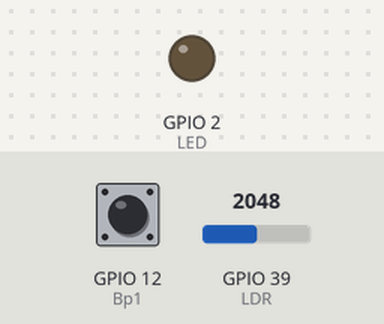
Simulated run of this program. Board: ESP32. On the bench: output pins drawn as LEDs (lit = HIGH). The test bench sets the inputs (shaded band); at power-on: GPIO 12 (Bp1) HIGH, GPIO 39 (LDR) = 2048. WiFi joins after 1.5 s; servers stay silent unless stated; uploads are accepted with an empty reply; random numbers use the default seed unless the program sets one; what the program prints to the serial monitor is not drawn.

Above: at 5.7 s.
At 10.15 s:
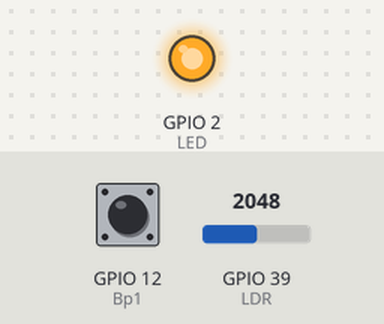
Timing chart, 0 to 14.9 s (numbered marks = the images above):
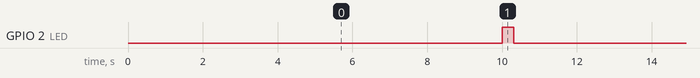

The program:

main.cpp
```cpp
#include <Arduino.h>
#include <WiFi.h>
#include <HTTPClient.h>
#include <WiFiClientSecure.h>
#define Bp1 12
#define LED 2
#define LDR 39


const char *ssid = "mohamed";
const char *password = "1234momo";
String GOOGLE_SCRIPT_ID = "AKfycbwKh5obUk1L2622iPSH8M4mQfz_9tE0aKM4vqpvIT9-MVfikzSEkGMUZBdDkQYUqELdDg";

const char * root_ca=\
"-----BEGIN CERTIFICATE-----\n" \
"MIIDdTCCAl2gAwIBAgILBAAAAAABFUtaw5QwDQYJKoZIhvcNAQEFBQAwVzELMAkG\n" \
"A1UEBhMCQkUxGTAXBgNVBAoTEEdsb2JhbFNpZ24gbnYtc2ExEDAOBgNVBAsTB1Jv\n" \
"b3QgQ0ExGzAZBgNVBAMTEkdsb2JhbFNpZ24gUm9vdCBDQTAeFw05ODA5MDExMjAw\n" \
"MDBaFw0yODAxMjgxMjAwMDBaMFcxCzAJBgNVBAYTAkJFMRkwFwYDVQQKExBHbG9i\n" \
"YWxTaWduIG52LXNhMRAwDgYDVQQLEwdSb290IENBMRswGQYDVQQDExJHbG9iYWxT\n" \
"aWduIFJvb3QgQ0EwggEiMA0GCSqGSIb3DQEBAQUAA4IBDwAwggEKAoIBAQDaDuaZ\n" \
"jc6j40+Kfvvxi4Mla+pIH/EqsLmVEQS98GPR4mdmzxzdzxtIK+6NiY6arymAZavp\n" \
"xy0Sy6scTHAHoT0KMM0VjU/43dSMUBUc71DuxC73/OlS8pF94G3VNTCOXkNz8kHp\n" \
"1Wrjsok6Vjk4bwY8iGlbKk3Fp1S4bInMm/k8yuX9ifUSPJJ4ltbcdG6TRGHRjcdG\n" \
"snUOhugZitVtbNV4FpWi6cgKOOvyJBNPc1STE4U6G7weNLWLBYy5d4ux2x8gkasJ\n" \
"U26Qzns3dLlwR5EiUWMWea6xrkEmCMgZK9FGqkjWZCrXgzT/LCrBbBlDSgeF59N8\n" \
"9iFo7+ryUp9/k5DPAgMBAAGjQjBAMA4GA1UdDwEB/wQEAwIBBjAPBgNVHRMBAf8E\n" \
"BTADAQH/MB0GA1UdDgQWBBRge2YaRQ2XyolQL30EzTSo//z9SzANBgkqhkiG9w0B\n" \
"AQUFAAOCAQEA1nPnfE920I2/7LqivjTFKDK1fPxsnCwrvQmeU79rXqoRSLblCKOz\n" \
"yj1hTdNGCbM+w6DjY1Ub8rrvrTnhQ7k4o+YviiY776BQVvnGCv04zcQLcFGUl5gE\n" \
"38NflNUVyRRBnMRddWQVDf9VMOyGj/8N7yy5Y0b2qvzfvGn9LhJIZJrglfCm7ymP\n" \
"AbEVtQwdpf5pLGkkeB6zpxxxYu7KyJesF12KwvhHhm4qxFYxldBniYUr+WymXUad\n" \
"DKqC5JlR3XC321Y9YeRq4VzW9v493kHMB65jUr9TU/Qr6cf9tveCX4XSQRjbgbME\n" \
"HMUfpIBvFSDJ3gyICh3WZlXi/EjJKSZp4A==\n" \
"-----END CERTIFICATE-----\n" ;


WiFiClientSecure client;

void setup() {
  Serial.begin(115200);
  delay(10);
  pinMode(LED,OUTPUT);
  pinMode(Bp1,INPUT_PULLUP);


  WiFi.mode(WIFI_STA);
  WiFi.begin(ssid, password);

  Serial.println("Started");
  Serial.print("Connecting");
  while (WiFi.status() != WL_CONNECTED) {
    delay(500);
    Serial.print(".");
  }
  randomSeed(analogRead(0));
  Serial.println("TP3 GoogleSheets ready...");
}
void sendData(String params) {

  HTTPClient http;
  String url="https://script.google.com/macros/s/"+GOOGLE_SCRIPT_ID+"/exec?"+params;
  Serial.println(url);
  Serial.println("Making a request");
  // Your Domain name with URL path or IP address with path
  http.begin(url, root_ca); //Specify the URL and certificate
  // Send HTTP GET request
  int httpCode = http.GET();
  if (httpCode > 0) {
    Serial.print("HTTP Response code: ");
    Serial.println(httpCode);
    String payload = http.getString();
    Serial.println(payload);
  }
  else {
    Serial.print("Error code: ");
    Serial.println(httpCode);
  }
  // Free resources
  http.end();
}

unsigned long lastTime = 0;
unsigned long timerDelay = 10000;
String strTemp, strHum, strParameter;
void loop() {

  //Send an HTTP POST request every delay
  if ((millis() - lastTime) > timerDelay && digitalRead(Bp1)==1) {
    strTemp = String(random(100), DEC);
    strHum = String(random(100), DEC);
    Serial.println(strTemp);
    Serial.println(strHum);
    Serial.print("Bouton_Actif");
    digitalWrite(LED,HIGH);
    int value = analogRead(LDR);
    Serial.println(value);
    delay(100);
    //Check WiFi connection status
    if(WiFi.status()== WL_CONNECTED){
      strParameter = "temperature=" + strTemp + "&humidity=" + strHum + "&Luminosite=" + value ;
      sendData(strParameter);
      digitalWrite(LED,LOW);
    }
    else {
      Serial.println("WiFi Disconnected");
      digitalWrite(LED,LOW);
    }
    lastTime = millis();
    digitalWrite(LED,LOW);
  }
}
```

Measured:
- by itself, GPIO 2 (LED): alternates HIGH for 0.31 s and LOW for 10.0 s
